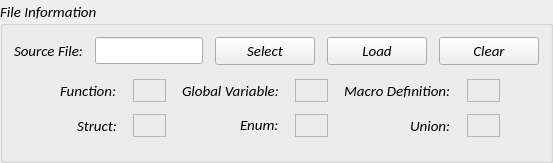
             <widget class="QGroupBox" name="groupBox_3">
              <property name="sizePolicy">
               <sizepolicy hsizetype="Preferred" vsizetype="Fixed">
                <horstretch>0</horstretch>
                <verstretch>0</verstretch>
               </sizepolicy>
              </property>
              <property name="font">
               <font>
                <family>Calibri</family>
                <pointsize>11</pointsize>
                <weight>50</weight>
                <italic>true</italic>
                <bold>false</bold>
               </font>
              </property>
              <property name="title">
               <string>File Information</string>
              </property>
              <property name="alignment">
               <set>Qt::AlignLeading|Qt::AlignLeft|Qt::AlignVCenter</set>
              </property>
              <layout class="QVBoxLayout" name="verticalLayout_5">
               <item>
                <layout class="QHBoxLayout" name="horizontalLayout_6">
                 <property name="spacing">
                  <number>12</number>
                 </property>
                 <item>
                  <widget class="QLabel" name="label_6">
                   <property name="font">
                    <font>
                     <family>Calibri</family>
                     <pointsize>11</pointsize>
                     <weight>50</weight>
                     <italic>true</italic>
                     <bold>false</bold>
                    </font>
                   </property>
                   <property name="text">
                    <string>Source File:</string>
                   </property>
                  </widget>
                 </item>
                 <item>
                  <widget class="QLineEdit" name="file_path">
                   <property name="minimumSize">
                    <size>
                     <width>0</width>
                     <height>27</height>
                    </size>
                   </property>
                   <property name="font">
                    <font>
                     <family>Calibri</family>
                     <pointsize>10</pointsize>
                    </font>
                   </property>
                   <property name="text">
                    <string/>
                   </property>
                   <property name="echoMode">
                    <enum>QLineEdit::Normal</enum>
                   </property>
                   <property name="dragEnabled">
                    <bool>true</bool>
                   </property>
                   <property name="readOnly">
                    <bool>true</bool>
                   </property>
                  </widget>
                 </item>
                 <item>
                  <widget class="QPushButton" name="select_bt">
                   <property name="sizePolicy">
                    <sizepolicy hsizetype="Fixed" vsizetype="Preferred">
                     <horstretch>0</horstretch>
                     <verstretch>0</verstretch>
                    </sizepolicy>
                   </property>
                   <property name="minimumSize">
                    <size>
                     <width>100</width>
                     <height>0</height>
                    </size>
                   </property>
                   <property name="sizeIncrement">
                    <size>
                     <width>0</width>
                     <height>0</height>
                    </size>
                   </property>
                   <property name="font">
                    <font>
                     <family>Calibri</family>
                     <pointsize>11</pointsize>
                     <weight>50</weight>
                     <italic>true</italic>
                     <bold>false</bold>
                    </font>
                   </property>
                   <property name="autoFillBackground">
                    <bool>true</bool>
                   </property>
                   <property name="text">
                    <string>Select</string>
                   </property>
                   <property name="autoDefault">
                    <bool>false</bool>
                   </property>
                   <property name="default">
                    <bool>false</bool>
                   </property>
                   <property name="flat">
                    <bool>false</bool>
                   </property>
                  </widget>
                 </item>
                 <item>
                  <widget class="QPushButton" name="load_bt">
                   <property name="sizePolicy">
                    <sizepolicy hsizetype="Fixed" vsizetype="Preferred">
                     <horstretch>0</horstretch>
                     <verstretch>0</verstretch>
                    </sizepolicy>
                   </property>
                   <property name="minimumSize">
                    <size>
                     <width>100</width>
                     <height>0</height>
                    </size>
                   </property>
                   <property name="sizeIncrement">
                    <size>
                     <width>0</width>
                     <height>0</height>
                    </size>
                   </property>
                   <property name="font">
                    <font>
                     <family>Calibri</family>
                     <pointsize>11</pointsize>
                     <weight>50</weight>
                     <italic>true</italic>
                     <bold>false</bold>
                    </font>
                   </property>
                   <property name="autoFillBackground">
                    <bool>true</bool>
                   </property>
                   <property name="text">
                    <string>Load</string>
                   </property>
                   <property name="autoDefault">
                    <bool>false</bool>
                   </property>
                   <property name="default">
                    <bool>false</bool>
                   </property>
                   <property name="flat">
                    <bool>false</bool>
                   </property>
                  </widget>
                 </item>
                 <item>
                  <widget class="QPushButton" name="clear_bt">
                   <property name="sizePolicy">
                    <sizepolicy hsizetype="Fixed" vsizetype="Preferred">
                     <horstretch>0</horstretch>
                     <verstretch>0</verstretch>
                    </sizepolicy>
                   </property>
                   <property name="minimumSize">
                    <size>
                     <width>100</width>
                     <height>0</height>
                    </size>
                   </property>
                   <property name="sizeIncrement">
                    <size>
                     <width>0</width>
                     <height>0</height>
                    </size>
                   </property>
                   <property name="font">
                    <font>
                     <family>Calibri</family>
                     <pointsize>11</pointsize>
                     <weight>50</weight>
                     <italic>true</italic>
                     <bold>false</bold>
                    </font>
                   </property>
                   <property name="autoFillBackground">
                    <bool>true</bool>
                   </property>
                   <property name="text">
                    <string>Clear</string>
                   </property>
                   <property name="autoDefault">
                    <bool>false</bool>
                   </property>
                   <property name="default">
                    <bool>false</bool>
                   </property>
                   <property name="flat">
                    <bool>false</bool>
                   </property>
                  </widget>
                 </item>
                </layout>
               </item>
               <item>
                <layout class="QGridLayout" name="gridLayout">
                 <property name="leftMargin">
                  <number>46</number>
                 </property>
                 <property name="topMargin">
                  <number>8</number>
                 </property>
                 <property name="rightMargin">
                  <number>39</number>
                 </property>
                 <property name="bottomMargin">
                  <number>12</number>
                 </property>
                 <property name="horizontalSpacing">
                  <number>16</number>
                 </property>
                 <property name="verticalSpacing">
                  <number>12</number>
                 </property>
                 <item row="0" column="0">
                  <widget class="QLabel" name="label_5">
                   <property name="sizePolicy">
                    <sizepolicy hsizetype="Fixed" vsizetype="Expanding">
                     <horstretch>0</horstretch>
                     <verstretch>0</verstretch>
                    </sizepolicy>
                   </property>
                   <property name="font">
                    <font>
                     <family>Calibri</family>
                     <pointsize>11</pointsize>
                     <weight>50</weight>
                     <italic>true</italic>
                     <bold>false</bold>
                     <kerning>true</kerning>
                    </font>
                   </property>
                   <property name="text">
                    <string>Function:</string>
                   </property>
                  </widget>
                 </item>
                 <item row="0" column="1">
                  <widget class="QLabel" name="func_num">
                   <property name="sizePolicy">
                    <sizepolicy hsizetype="Preferred" vsizetype="Fixed">
                     <horstretch>0</horstretch>
                     <verstretch>0</verstretch>
                    </sizepolicy>
                   </property>
                   <property name="minimumSize">
                    <size>
                     <width>0</width>
                     <height>23</height>
                    </size>
                   </property>
                   <property name="font">
                    <font>
                     <family>Calibri</family>
                     <pointsize>11</pointsize>
                    </font>
                   </property>
                   <property name="frameShape">
                    <enum>QFrame::StyledPanel</enum>
                   </property>
                   <property name="text">
                    <string/>
                   </property>
                  </widget>
                 </item>
                 <item row="0" column="2">
                  <widget class="QLabel" name="label_7">
                   <property name="sizePolicy">
                    <sizepolicy hsizetype="Fixed" vsizetype="Preferred">
                     <horstretch>0</horstretch>
                     <verstretch>0</verstretch>
                    </sizepolicy>
                   </property>
                   <property name="font">
                    <font>
                     <family>Calibri</family>
                     <pointsize>11</pointsize>
                     <weight>50</weight>
                     <italic>true</italic>
                     <bold>false</bold>
                     <kerning>true</kerning>
                    </font>
                   </property>
                   <property name="text">
                    <string>Global Variable:</string>
                   </property>
                  </widget>
                 </item>
                 <item row="0" column="3">
                  <widget class="QLabel" name="global_var_num">
                   <property name="sizePolicy">
                    <sizepolicy hsizetype="Preferred" vsizetype="Fixed">
                     <horstretch>0</horstretch>
                     <verstretch>0</verstretch>
                    </sizepolicy>
                   </property>
                   <property name="minimumSize">
                    <size>
                     <width>0</width>
                     <height>23</height>
                    </size>
                   </property>
                   <property name="font">
                    <font>
                     <family>Calibri</family>
                     <pointsize>11</pointsize>
                    </font>
                   </property>
                   <property name="frameShape">
                    <enum>QFrame::StyledPanel</enum>
                   </property>
                   <property name="text">
                    <string/>
                   </property>
                  </widget>
                 </item>
                 <item row="0" column="4">
                  <widget class="QLabel" name="label_10">
                   <property name="sizePolicy">
                    <sizepolicy hsizetype="Fixed" vsizetype="Preferred">
                     <horstretch>0</horstretch>
                     <verstretch>0</verstretch>
                    </sizepolicy>
                   </property>
                   <property name="font">
                    <font>
                     <family>Calibri</family>
                     <pointsize>11</pointsize>
                     <weight>50</weight>
                     <italic>true</italic>
                     <bold>false</bold>
                     <kerning>true</kerning>
                    </font>
                   </property>
                   <property name="text">
                    <string>Macro Definition:</string>
                   </property>
                  </widget>
                 </item>
                 <item row="0" column="5">
                  <widget class="QLabel" name="macro_num">
                   <property name="sizePolicy">
                    <sizepolicy hsizetype="Preferred" vsizetype="Fixed">
                     <horstretch>0</horstretch>
                     <verstretch>0</verstretch>
                    </sizepolicy>
                   </property>
                   <property name="minimumSize">
                    <size>
                     <width>0</width>
                     <height>23</height>
                    </size>
                   </property>
                   <property name="font">
                    <font>
                     <family>Calibri</family>
                     <pointsize>11</pointsize>
                    </font>
                   </property>
                   <property name="frameShape">
                    <enum>QFrame::StyledPanel</enum>
                   </property>
                   <property name="text">
                    <string/>
                   </property>
                  </widget>
                 </item>
                 <item row="1" column="0" alignment="Qt::AlignRight">
                  <widget class="QLabel" name="label_11">
                   <property name="sizePolicy">
                    <sizepolicy hsizetype="Fixed" vsizetype="Preferred">
                     <horstretch>0</horstretch>
                     <verstretch>0</verstretch>
                    </sizepolicy>
                   </property>
                   <property name="font">
                    <font>
                     <family>Calibri</family>
                     <pointsize>11</pointsize>
                     <weight>50</weight>
                     <italic>true</italic>
                     <bold>false</bold>
                     <kerning>true</kerning>
                    </font>
                   </property>
                   <property name="text">
                    <string>Struct:</string>
                   </property>
                  </widget>
                 </item>
                 <item row="1" column="1">
                  <widget class="QLabel" name="struct_num">
                   <property name="minimumSize">
                    <size>
                     <width>0</width>
                     <height>23</height>
                    </size>
                   </property>
                   <property name="font">
                    <font>
                     <family>Calibri</family>
                     <pointsize>11</pointsize>
                    </font>
                   </property>
                   <property name="frameShape">
                    <enum>QFrame::StyledPanel</enum>
                   </property>
                   <property name="text">
                    <string/>
                   </property>
                  </widget>
                 </item>
                 <item row="1" column="2" alignment="Qt::AlignRight">
                  <widget class="QLabel" name="label_12">
                   <property name="sizePolicy">
                    <sizepolicy hsizetype="Fixed" vsizetype="Fixed">
                     <horstretch>0</horstretch>
                     <verstretch>0</verstretch>
                    </sizepolicy>
                   </property>
                   <property name="font">
                    <font>
                     <family>Calibri</family>
                     <pointsize>11</pointsize>
                     <weight>50</weight>
                     <italic>true</italic>
                     <bold>false</bold>
                     <kerning>true</kerning>
                    </font>
                   </property>
                   <property name="text">
                    <string>Enum:</string>
                   </property>
                  </widget>
                 </item>
                 <item row="1" column="3">
                  <widget class="QLabel" name="enum_num">
                   <property name="minimumSize">
                    <size>
                     <width>0</width>
                     <height>23</height>
                    </size>
                   </property>
                   <property name="font">
                    <font>
                     <family>Calibri</family>
                     <pointsize>11</pointsize>
                    </font>
                   </property>
                   <property name="frameShape">
                    <enum>QFrame::StyledPanel</enum>
                   </property>
                   <property name="text">
                    <string/>
                   </property>
                  </widget>
                 </item>
                 <item row="1" column="4" alignment="Qt::AlignRight">
                  <widget class="QLabel" name="label_13">
                   <property name="sizePolicy">
                    <sizepolicy hsizetype="Fixed" vsizetype="Preferred">
                     <horstretch>0</horstretch>
                     <verstretch>0</verstretch>
                    </sizepolicy>
                   </property>
                   <property name="font">
                    <font>
                     <family>Calibri</family>
                     <pointsize>11</pointsize>
                     <weight>50</weight>
                     <italic>true</italic>
                     <bold>false</bold>
                     <kerning>true</kerning>
                    </font>
                   </property>
                   <property name="text">
                    <string>Union:</string>
                   </property>
                  </widget>
                 </item>
                 <item row="1" column="5">
                  <widget class="QLabel" name="union_num">
                   <property name="minimumSize">
                    <size>
                     <width>0</width>
                     <height>23</height>
                    </size>
                   </property>
                   <property name="font">
                    <font>
                     <family>Calibri</family>
                     <pointsize>11</pointsize>
                    </font>
                   </property>
                   <property name="frameShape">
                    <enum>QFrame::StyledPanel</enum>
                   </property>
                   <property name="text">
                    <string/>
                   </property>
                  </widget>
                 </item>
                </layout>
               </item>
              </layout>
             </widget>
